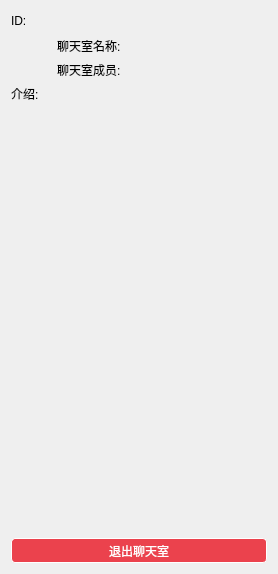
<?xml version="1.0" encoding="UTF-8"?>
<ui version="4.0">
 <class>RoomInfoWidget</class>
 <widget class="QWidget" name="RoomInfoWidget">
  <property name="geometry">
   <rect>
    <x>0</x>
    <y>0</y>
    <width>278</width>
    <height>574</height>
   </rect>
  </property>
  <property name="windowTitle">
   <string>RoomInfoWidget</string>
  </property>
  <property name="styleSheet">
   <string notr="true">QWidget {
    font-family: &quot;微软雅黑&quot;;
}

QLineEdit,QTextEdit {
  	border:none;
	background-color: rgba(0, 0, 0, 0);
}
#btnClose
{
	border:none;
	image: url(:/image/resource/弹窗 关闭.png);
}</string>
  </property>
  <layout class="QVBoxLayout" name="verticalLayout">
   <item>
    <layout class="QHBoxLayout" name="horizontalLayout_4">
     <item>
      <widget class="QLabel" name="labelRoomId">
       <property name="text">
        <string>ID:</string>
       </property>
       <property name="textInteractionFlags">
        <set>Qt::LinksAccessibleByMouse|Qt::TextSelectableByMouse</set>
       </property>
      </widget>
     </item>
     <item>
      <spacer name="horizontalSpacer_2">
       <property name="orientation">
        <enum>Qt::Horizontal</enum>
       </property>
       <property name="sizeHint" stdset="0">
        <size>
         <width>40</width>
         <height>20</height>
        </size>
       </property>
      </spacer>
     </item>
     <item>
      <widget class="QToolButton" name="btnClose">
       <property name="text">
        <string/>
       </property>
      </widget>
     </item>
    </layout>
   </item>
   <item>
    <layout class="QHBoxLayout" name="horizontalLayout">
     <item>
      <widget class="QLabel" name="labelAvatar">
       <property name="minimumSize">
        <size>
         <width>40</width>
         <height>40</height>
        </size>
       </property>
       <property name="maximumSize">
        <size>
         <width>40</width>
         <height>40</height>
        </size>
       </property>
       <property name="text">
        <string/>
       </property>
       <property name="scaledContents">
        <bool>true</bool>
       </property>
      </widget>
     </item>
     <item>
      <layout class="QVBoxLayout" name="verticalLayout_2">
       <item>
        <widget class="QLabel" name="labelRoomName">
         <property name="sizePolicy">
          <sizepolicy hsizetype="MinimumExpanding" vsizetype="Preferred">
           <horstretch>0</horstretch>
           <verstretch>0</verstretch>
          </sizepolicy>
         </property>
         <property name="text">
          <string>聊天室名称:</string>
         </property>
        </widget>
       </item>
       <item>
        <widget class="QLabel" name="labelMembers">
         <property name="text">
          <string>聊天室成员:</string>
         </property>
        </widget>
       </item>
      </layout>
     </item>
    </layout>
   </item>
   <item>
    <widget class="QLabel" name="label_2">
     <property name="text">
      <string>介绍:</string>
     </property>
     <property name="alignment">
      <set>Qt::AlignLeading|Qt::AlignLeft|Qt::AlignTop</set>
     </property>
    </widget>
   </item>
   <item>
    <widget class="QTextBrowser" name="textBrowser">
     <property name="enabled">
      <bool>true</bool>
     </property>
     <property name="sizePolicy">
      <sizepolicy hsizetype="Expanding" vsizetype="MinimumExpanding">
       <horstretch>0</horstretch>
       <verstretch>0</verstretch>
      </sizepolicy>
     </property>
     <property name="styleSheet">
      <string notr="true">padding:-4px -2px -4px -2px;</string>
     </property>
     <property name="verticalScrollBarPolicy">
      <enum>Qt::ScrollBarAlwaysOff</enum>
     </property>
     <property name="horizontalScrollBarPolicy">
      <enum>Qt::ScrollBarAlwaysOff</enum>
     </property>
     <property name="html">
      <string>&lt;!DOCTYPE HTML PUBLIC &quot;-//W3C//DTD HTML 4.0//EN&quot; &quot;http://www.w3.org/TR/REC-html40/strict.dtd&quot;&gt;
&lt;html&gt;&lt;head&gt;&lt;meta name=&quot;qrichtext&quot; content=&quot;1&quot; /&gt;&lt;style type=&quot;text/css&quot;&gt;
p, li { white-space: pre-wrap; }
&lt;/style&gt;&lt;/head&gt;&lt;body style=&quot; font-family:'微软雅黑'; font-size:9pt; font-weight:400; font-style:normal;&quot;&gt;
&lt;p style=&quot;-qt-paragraph-type:empty; margin-top:0px; margin-bottom:0px; margin-left:0px; margin-right:0px; -qt-block-indent:0; text-indent:0px;&quot;&gt;&lt;br /&gt;&lt;/p&gt;&lt;/body&gt;&lt;/html&gt;</string>
     </property>
     <property name="placeholderText">
      <string/>
     </property>
    </widget>
   </item>
   <item>
    <widget class="QToolButton" name="btnLeaveRoom">
     <property name="sizePolicy">
      <sizepolicy hsizetype="Preferred" vsizetype="Fixed">
       <horstretch>0</horstretch>
       <verstretch>0</verstretch>
      </sizepolicy>
     </property>
     <property name="styleSheet">
      <string notr="true">QToolButton
{
	min-height:20px;
	color:rgb(255, 255, 255);
	border:1px solid white;
	border-radius:4px;
	background-color: rgb(235,66,77);
}
QToolButton:hover
{
	background-color: rgb(245, 110, 113);
}
</string>
     </property>
     <property name="text">
      <string>退出聊天室</string>
     </property>
    </widget>
   </item>
  </layout>
 </widget>
 <layoutdefault spacing="6" margin="11"/>
 <resources>
  <include location="Resource.qrc"/>
 </resources>
 <connections/>
</ui>
